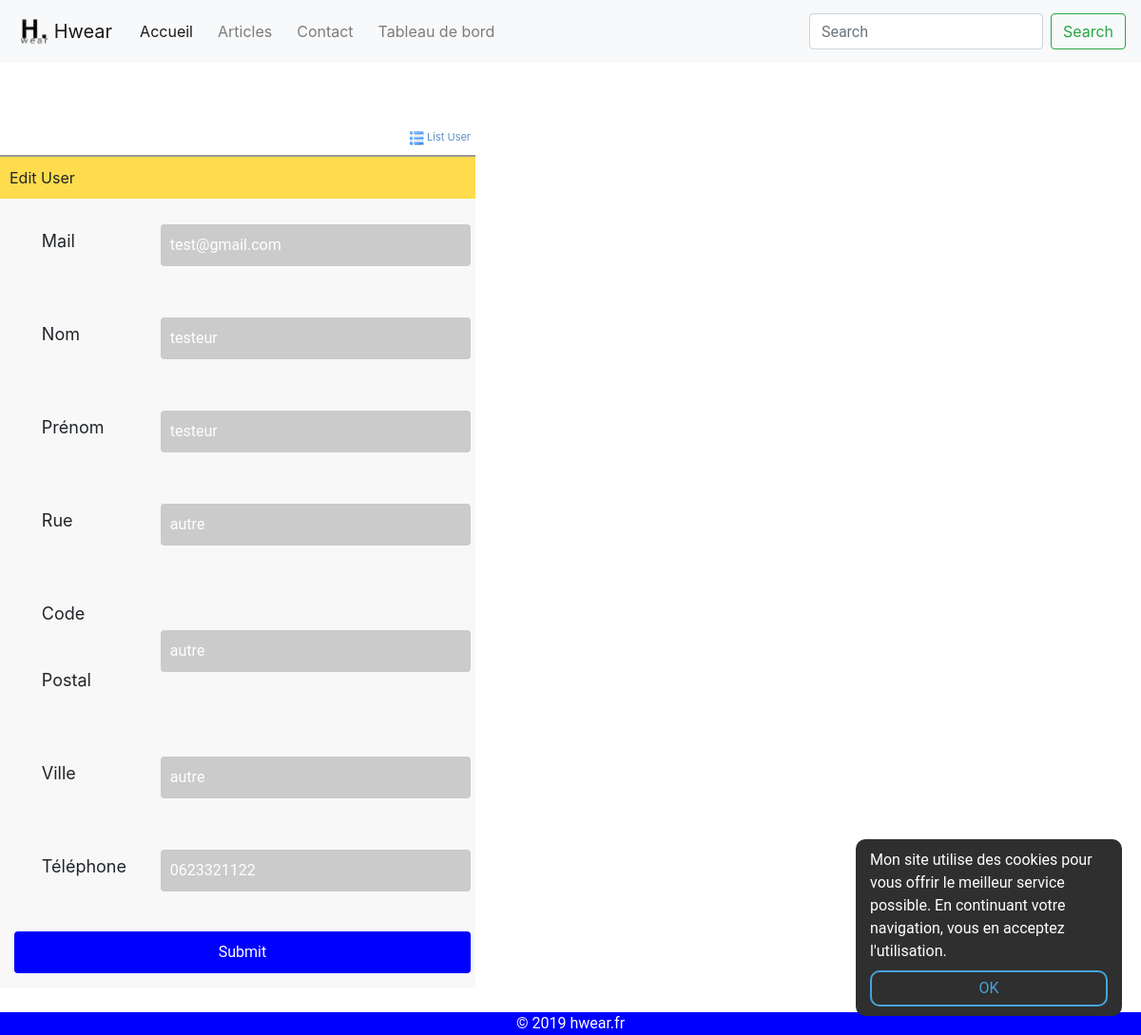
The app's page /crud/edit_user.php?id=1 (signed in) with its own data.
### tables this page shows
CREATE TABLE IF NOT EXISTS `users`
(
    `id`          int(8)       NOT NULL AUTO_INCREMENT,
    `nom`         varchar(255) NOT NULL,
    `prenom`      varchar(255) NOT NULL,
    `mail`        varchar(255) NOT NULL,
    `password`    varchar(255) NOT NULL,
    `rue`         varchar(255) NOT NULL,
    `code_postal` varchar(255) NOT NULL,
    `ville`       varchar(255) NOT NULL,
    `telephone`   varchar(25)  NOT NULL,
    `approuve`    int(11) DEFAULT '0',
    PRIMARY KEY (`id`)
);

### crud/edit_user.php (called while the page is built, shortened)
<?php
$user = User::getUser($_GET["id"]);
require_once("views/edit_user.view.php");
require_once('../include/footer.php');
?>

### include/class/Bdd.php (called while the page is built, shortened)
<?php
class Bdd
{
    private static $_instance = null;
    private function __construct()
    {
        $this->conn = new PDO('mysql:host=localhost;dbname=hwear;charset=utf8', 'root', '', array(PDO::ATTR_ERRMODE => PDO::ERRMODE_EXCEPTION));
    }
    public static function getInstance()
    {
        if (!static::$_instance) {
            static::$_instance = new Bdd();
        }
        return static::$_instance;
    }
}

### include/class/User.php (called while the page is built, shortened)
<?php
class User extends Bdd
{
    public static function getUser($idUser)
    {
        return Bdd::getInstance()->conn->query('SELECT * FROM `users` WHERE `id` = "' . $idUser . '"')->fetchObject();
    }
}

### crud/views/edit_user.view.php (the view, shortened to what this page needs)
<div class="content">
    <form name="frmUser" method="post" action="">
        <div style="width:500px;">
            <div style="padding-bottom:5px;">
                <a style="display: block; text-align: right;" href="index.php" class="link">
                    <img alt='List' title='List'
                         src='images/list.png' width='15px' height='15px'/> List
                    User</a></div>
            <table style="width: 500px" border="0" class="tblSaveForm"
                   aria-describedby="mes users">
                <tr class="tableheader">
                    <td colspan="2">Edit User</td>
                </tr>
                <tr>
                    <td><label>Mail</label></td>
                    <td><input type="hidden" name="id" class="txtField" value="<?php echo $user->id; ?>">
                        <input type="text"
                               name="mail"
                               class="txtField"
                               value="<?php echo $user->mail; ?>">
                    </td>
                </tr>
                <td><label>Nom</label></td>
                <td><input type="text" name="nom" class="txtField" value="<?php echo $user->nom; ?>"></td>
                <td><label>Prénom</label></td>
                <td><input type="text" name="prenom" class="txtField" value="<?php echo $user->prenom; ?>">
                </td>
                <td><label>Rue</label></td>
                <td><input type="text" name="rue" class="txtField" value="<?php echo $user->rue; ?>">
                </td>
                <td><label>Code Postal</label></td>
                <td><input type="text" name="code_postal" class="txtField" value="<?php echo $user->code_postal; ?>">
                </td>
                <td><label>Ville</label></td>
                <td><input type="text" name="ville" class="txtField" value="<?php echo $user->ville; ?>">
                </td>
                <td><label>Téléphone</label></td>
                <td><input type="text" name="telephone" class="txtField" value="<?php echo $user->telephone; ?>">
                </td>
                <tr>
                    <td colspan="2"><input type="submit" name="submit" value="Submit" class="btnSubmit"></td>
                </tr>
            </table>
        </div>
    </form>
</div>

### include/style.css (style rules this page uses)
html, body { width: 100%; height: 100%; margin: 0; }
a { text-decoration: none; }
label { padding: 0 10px 0 0; font-size: 26px; line-height: 70px; display: none; width: 26px; float: right; }
.content { z-index: -1; width: 100%; margin-top: 70px; }
input[type=text], input[type=password] { background-color: #CBCBCB; color: white; border-style: none; padding: 10px; }
input[type=submit] { background-color: blue; color: white; border: none; padding: 10px; }
input { font-family: Roboto; font-weight: normal; font-size: 16px; }
.logform input, a { margin: 5px; }
input { width: 100%; margin: 5px; }
.tblSaveForm { border-top: 2px #999999 solid; background-color: #f8f8f8; }
.tableheader { background-color: #fedc4d; }
.btnSubmit { background-color: #fd9512; padding: 5px; border-color: #FF6600; border-radius: 4px; color: white; }
.txtField { padding: 5px; border: #fedc4d 1px solid; border-radius: 4px; }
.link { text-decoration: none; color: #5e8fc7; font-size: 11px; }

### crud/views/edit_user.view.php (style rules this page uses)
label { display: block; padding: 0 100px 0 0; font-size: 18px; }
td { padding: 10px; }

### records on screen
users: mail "test@gmail.com", nom "testeur", prenom "testeur", rue "autre", code_postal "autre", ville "autre", telephone "0623321122"
